Frame 1 (no input): blank canvas, image omitted
Frame 60 (the mouse pressed at the canvas centre just before this capture): blank canvas, image omitted
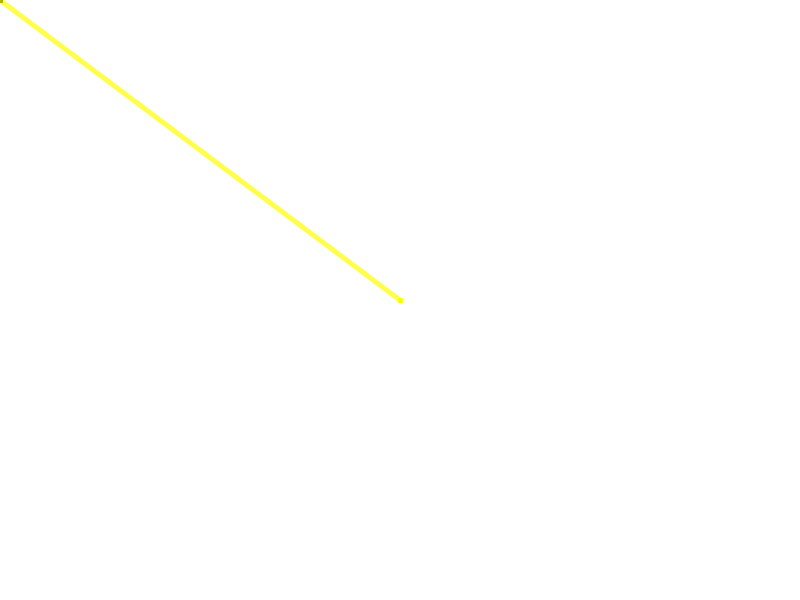
Frame 120 (the mouse held since frame 60 and released just before this capture)

The Processing sketch whose frames 1 and 60 were blank and that drew this single picture after the mouse press (run headless with seeded random() and noise(); from frame 60 on, the mouse is pressed at the canvas centre):

// Processing sketch: processing_47630
// ── processing_47630.pde

int oldx = 0;
int oldy = 0;
int r = 0;
int stroke_weight = 5;

void setup(){
  size(800,600);
  background(255, 255, 255, 0); 
}

void draw(){
  // input
  if (mousePressed && (mouseButton == LEFT)) {
    r = int(random(255));
    stroke_weight = int(2 + random(10));
  } else if (mousePressed && (mouseButton == RIGHT)) {
    background(255, 255, 255, 0);
    oldx = int(random(800));
    oldy = int(random(600));
  }
  
  strokeWeight(stroke_weight);
  strokeJoin(ROUND);
  stroke(mouseX, mouseY, r, 180);
  line(oldx, oldy, mouseX, mouseY);
  oldx = mouseX;
  oldy = mouseY;
  //delay(10);
}
